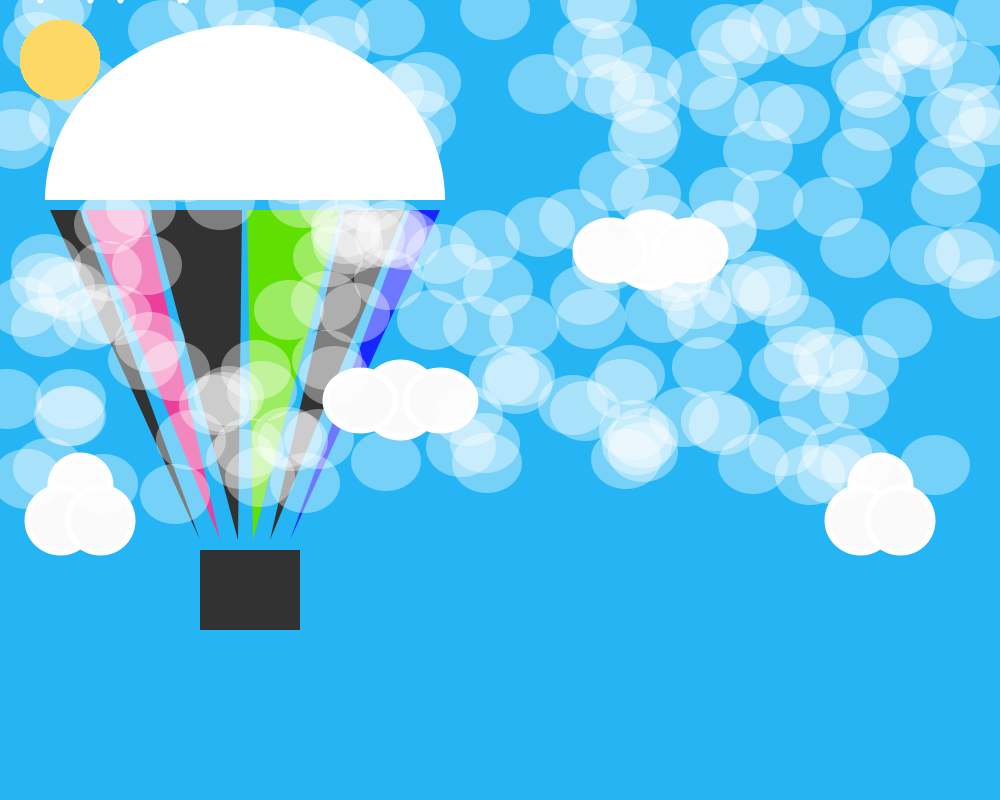
Frame 1 (no input)
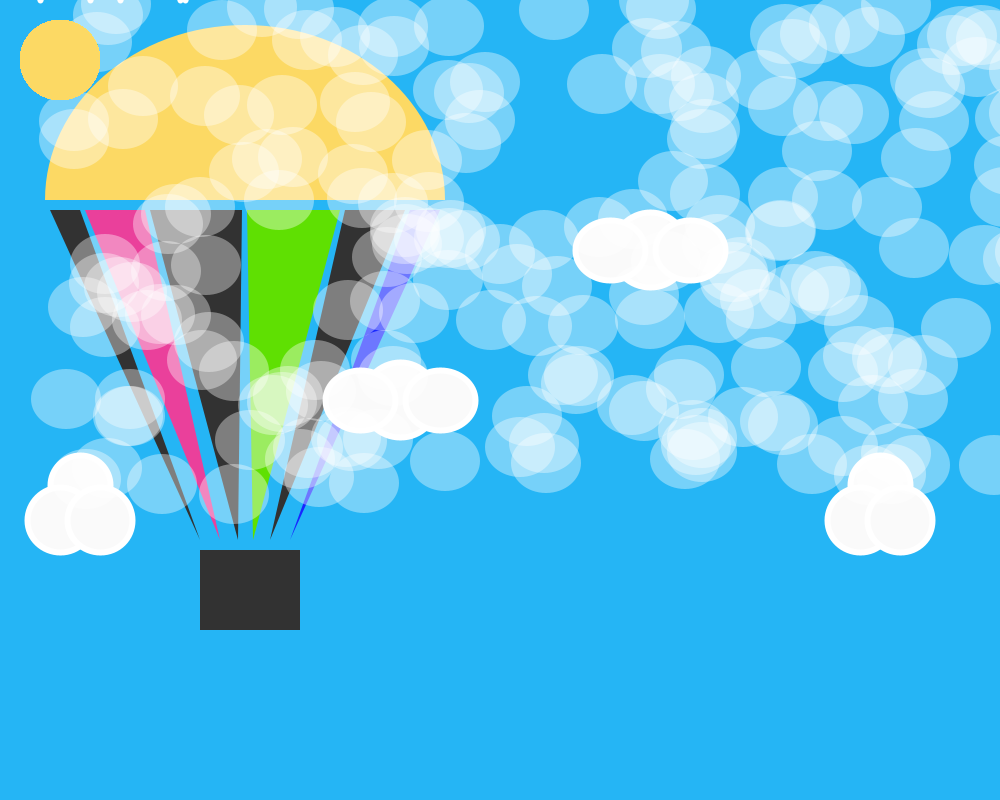
Frame 60 (the mouse pressed at the canvas centre just before this capture)
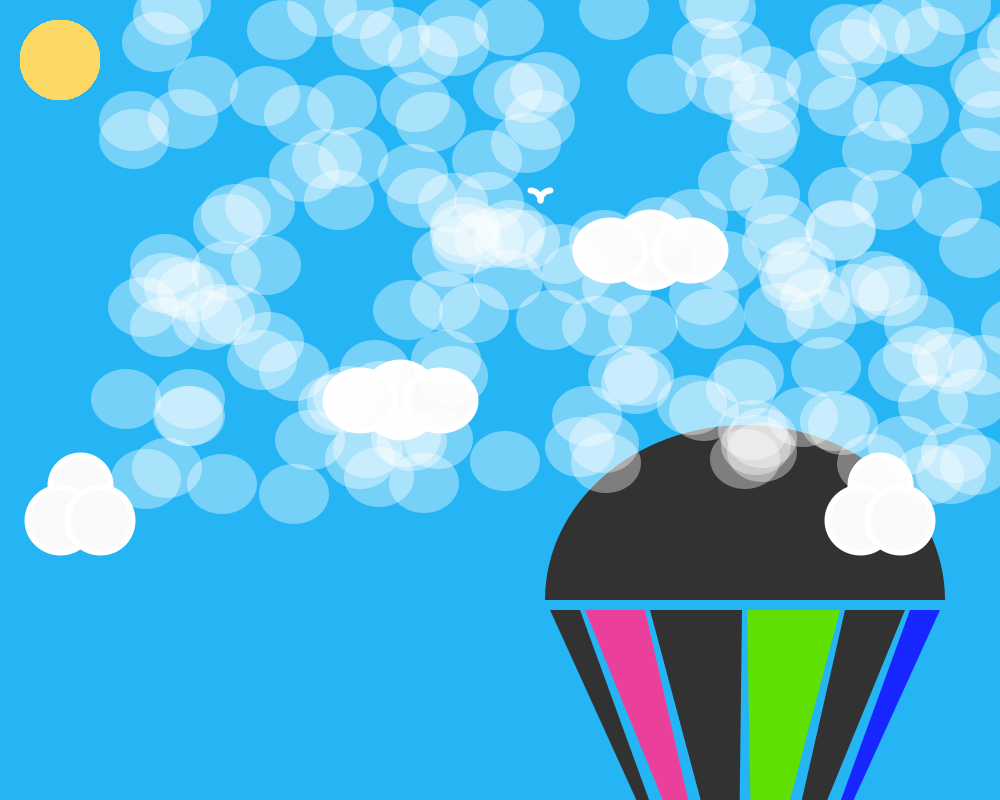
Frame 120 (the mouse held since frame 60 and released just before this capture)

The Processing sketch that drew these frames (run headless with seeded random() and noise(); from frame 60 on, the mouse is pressed at the canvas centre):

// Processing sketch: processing_136132
// ── processing_136132.pde

// Stephanie Noleto, 25 de fevereiro 2014.
//O trabalho Balões de Stephanie Noleto esta¡ licenciado com uma Licença CreativeCommons - Atribuição4.0 Internacional. Baseado no trabalho disponível em http://www.openprocessing.org/sketch/136132.

//nuvem
int [] nuvenx;
int [] nuveny;

void setup() {
  nuvenx = new int [200];
  nuveny = new int [200];

  for (int i=0; i<nuvenx.length; i++)
  {
    nuvenx [i]= floor(random(0, 1000));
    nuveny [i]= floor(random(0, 500));
  }
  size (1000, 800);
}
void draw () {
  background (37, 181, 245);  

  //balÃ�Â£o
  smooth();
  noStroke ();
  if (( mouseX>0) && (mouseY>0))  
    fill (50);
  ellipse (245+mouseX, 200+mouseY, 400, 350);
  fill (37, 181, 245);
  rect (0+mouseX, 200+mouseY, 500, 175);
  fill (50);
  rect (200+mouseX, 550+mouseY, 100, 80);

  fill (50);
  triangle (50+mouseX, 210+mouseY, 200+mouseX, 540+mouseY, 80+mouseX, 210+mouseY);
  fill(234, 64, 155);
  triangle (85+mouseX, 210+mouseY, 145+mouseX, 210+mouseY, 220+mouseX, 540+mouseY);
  fill (50);
  triangle (150+mouseX, 210+mouseY, 242+mouseX, 210+mouseY, 238+mouseX, 540+mouseY);
  fill (95, 224, 2);
  triangle (247+mouseX, 210+mouseY, 340+mouseX, 210+mouseY, 253+mouseX, 540+mouseY);
  fill (50);
  triangle (345+mouseX, 210+mouseY, 405+mouseX, 210+mouseY, 270+mouseX, 540+mouseY);
  fill (23, 38, 255);
  triangle (410+mouseX, 210+mouseY, 440+mouseX, 210+mouseY, 290+mouseX, 540+mouseY);

  //pÃ�Â¡ssaros
  stroke (255);
  strokeWeight (6);  
  noFill ();
  pushMatrix ();
  translate (mouseX+80/2, mouseY/2); 
  arc (-10, 0, 20, 20, 3*PI/2, 2*PI); 
  translate (mouseX+100/2, mouseY/2); 
  arc (-10, 0, 20, 20, 3*PI/2, 2*PI); 
  translate (mouseX+60/2, mouseY/2); 
  arc (-10, 0, 20, 20, 3*PI/2, 2*PI); 
  translate (mouseX+120/2, mouseY/2); 
  arc (-10, 0, 20, 20, 3*PI/2, 2*PI); 
  translate (mouseX+5, mouseY/2); 
  arc (-10, 0, 20, 20, 3*PI/2, 2*PI); 
  popMatrix ();

  pushMatrix ();
  translate (mouseX+80/2, mouseY/2);  
  arc (10, 0, 20, 20, PI, 3*PI/2); 
  translate (mouseX+100/2, mouseY/2); 
  arc (10, 0, 20, 20, PI, 3*PI/2); 
  translate (mouseX+60/2, mouseY/2); 
  arc (10, 0, 20, 20, PI, 3*PI/2); 
  translate (mouseX+120/2, mouseY/2); 
  arc (10, 0, 20, 20, PI, 3*PI/2); 
  translate (mouseX+5, mouseY/2); 
  arc (10, 0, 20, 20, PI, 3*PI/2); 
  popMatrix ();

  // nuvens fixas
  fill (250);
  ellipse (80, 485, 60, 60);
  ellipse (60, 520, 65, 65);
  ellipse (100, 520, 65, 65);

  ellipse (880, 485, 60, 60);
  ellipse (860, 520, 65, 65);
  ellipse (900, 520, 65, 65);

  ellipse (400, 400, 75, 75);
  ellipse (360, 400, 70, 60);
  ellipse (440, 400, 70, 60);

  ellipse (650, 250, 75, 75);
  ellipse (610, 250, 70, 60);
  ellipse (690, 250, 70, 60);

  //nuvens moveis

  for (int i=0; i<nuvenx.length; i++)
  {
    noStroke ();
    fill(255, 255, 255, 95);
    ellipse(nuvenx[i], nuveny[i], 70, 60);
    nuvenx[i]++;
    if (nuvenx[i]>2000)
      nuvenx[i] = -100;

    //sol
    fill (252, 217, 100);
    ellipse (60, 60, 80, 80);
  }
}
